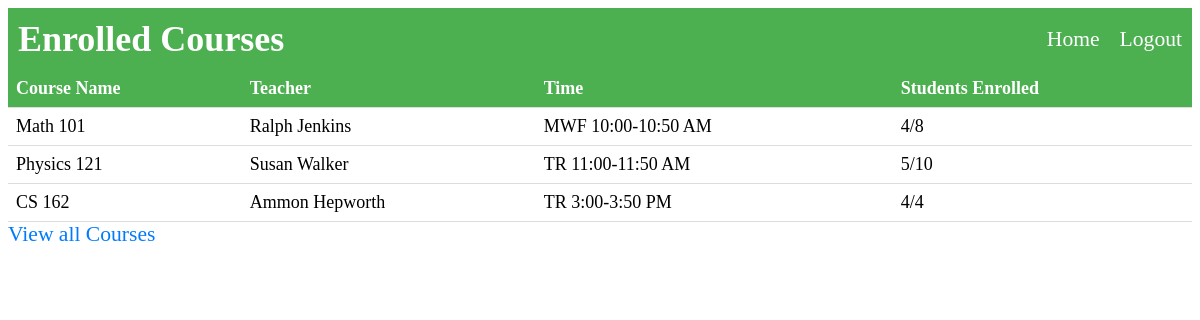
/enrolled-courses (signed in), run on the app's committed database.
### app.py (models this page shows, shortened)
class Courses(db.Model):
    __tablename__ = "Courses"
    course_id = db.Column(db.Integer, primary_key = True)
    course_name = db.Column(db.String, nullable = False)
    course_teacher = db.Column(db.String, nullable = False)
    course_time = db.Column(db.String, nullable = False)
    students_enrolled = db.Column(db.Integer, nullable = False)
    capacity = db.Column(db.Integer, nullable = False)
    enrolled = db.relationship('EnrolledClasses', back_populates = 'course')

### app.py (the view)
@app.route('/enrolled-courses')
@login_required
def enrolled_courses():
    enrolled_classes = current_user.enrolled
    all_courses = [enrolled.course for enrolled in enrolled_classes]
    print(all_courses)
    return render_template('enrolled_courses.html', allCourses = all_courses)

### app.py (called while the page is built)
@login_manager.user_loader
def load_user(user_id):
    return Users.query.get(user_id)

### templates/enrolled_courses.html (shortened to what this page needs)
{% extends "base.html" %}
{% block heading %}
    Enrolled Courses
{% endblock %}
{% block content %}
  <body>
    <table>
      <thead>
        <tr>
          <th>Course Name</th>
          <th>Teacher</th>
          <th>Time</th>
          <th>Students Enrolled</th>
        </tr>
      </thead>
      <tbody>
        {% for course in allCourses %}
        <tr>
          <td>{{ course.course_name }}</td>
          <td>{{ course.course_teacher }}</td>
          <td>{{ course.course_time }}</td>
          <td>{{ course.students_enrolled }}/{{ course.capacity }}</td>
        </tr>
        {% endfor %}
      </tbody>
    </table>
    <a href="{{ url_for('studentUser') }}">View all Courses</a>
  </body>
  {% endblock %}

### static/style.css (style rules this page uses)
table { border-collapse: collapse; width: 100%; }
th, td { padding: 8px; text-align: left; border-bottom: 1px solid #ddd; }
th { background-color: #4CAF50; color: white; }
a { color: #007bff; text-decoration: none; }
body { font-size: 18px; }
a { font-size: 1.2em; }

### data on the page
Courses: course_name "Math 101", course_teacher "Ralph Jenkins", course_time "MWF 10:00-10:50 AM", students_enrolled "4", capacity "8"
Courses: course_name "Physics 121", course_teacher "Susan Walker", course_time "TR 11:00-11:50 AM", students_enrolled "5", capacity "10"
Courses: course_name "CS 162", course_teacher "Ammon Hepworth", course_time "TR 3:00-3:50 PM", students_enrolled "4", capacity "4"
